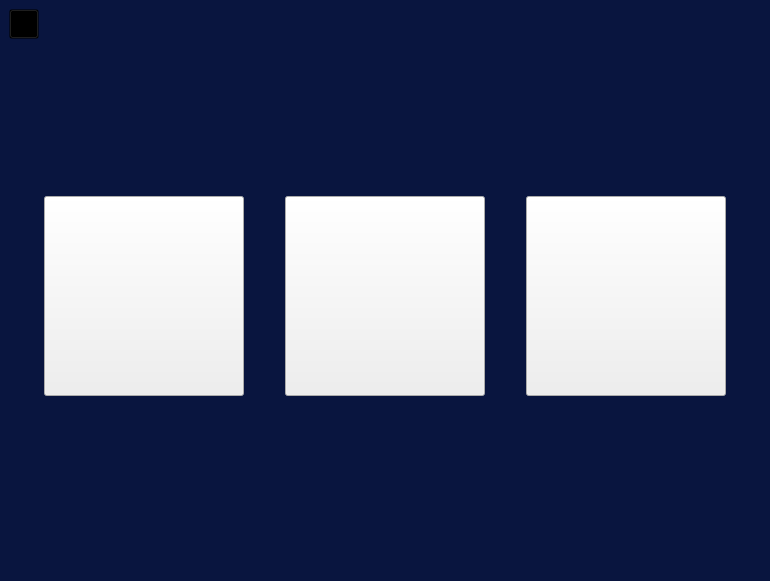
<?xml version="1.0" encoding="UTF-8"?>
<ui version="4.0">
 <class>GameMode</class>
 <widget class="QWidget" name="GameMode">
  <property name="geometry">
   <rect>
    <x>0</x>
    <y>0</y>
    <width>770</width>
    <height>581</height>
   </rect>
  </property>
  <property name="windowTitle">
   <string>Form</string>
  </property>
  <property name="styleSheet">
   <string notr="true">#GameMode{
background-color:rgb(9, 21, 63);
}</string>
  </property>
  <layout class="QVBoxLayout" name="verticalLayout">
   <property name="spacing">
    <number>0</number>
   </property>
   <property name="leftMargin">
    <number>0</number>
   </property>
   <property name="topMargin">
    <number>0</number>
   </property>
   <property name="rightMargin">
    <number>0</number>
   </property>
   <property name="bottomMargin">
    <number>0</number>
   </property>
   <item>
    <widget class="QStackedWidget" name="stackedWidget">
     <property name="styleSheet">
      <string notr="true"/>
     </property>
     <property name="currentIndex">
      <number>1</number>
     </property>
     <widget class="QWidget" name="page">
      <layout class="QHBoxLayout" name="horizontalLayout">
       <item>
        <spacer name="horizontalSpacer_2">
         <property name="orientation">
          <enum>Qt::Horizontal</enum>
         </property>
         <property name="sizeHint" stdset="0">
          <size>
           <width>176</width>
           <height>20</height>
          </size>
         </property>
        </spacer>
       </item>
       <item>
        <layout class="QVBoxLayout" name="verticalLayout_2">
         <item>
          <spacer name="verticalSpacer_2">
           <property name="orientation">
            <enum>Qt::Vertical</enum>
           </property>
           <property name="sizeHint" stdset="0">
            <size>
             <width>20</width>
             <height>40</height>
            </size>
           </property>
          </spacer>
         </item>
         <item>
          <widget class="QPushButton" name="singleMode">
           <property name="minimumSize">
            <size>
             <width>200</width>
             <height>200</height>
            </size>
           </property>
           <property name="maximumSize">
            <size>
             <width>200</width>
             <height>200</height>
            </size>
           </property>
           <property name="font">
            <font>
             <pointsize>20</pointsize>
             <bold>true</bold>
            </font>
           </property>
           <property name="styleSheet">
            <string notr="true">QPushButton{
border-image:url(:/images/sgMode_normal.png);
}
QPushButton:hover
{
border-image:url(:/images/sgMode_hover.png);
}
QPushButton:pressed
{
border-image:url(:/images/sgMode_pressed.png);
}</string>
           </property>
           <property name="text">
            <string/>
           </property>
          </widget>
         </item>
         <item>
          <spacer name="verticalSpacer">
           <property name="orientation">
            <enum>Qt::Vertical</enum>
           </property>
           <property name="sizeHint" stdset="0">
            <size>
             <width>20</width>
             <height>40</height>
            </size>
           </property>
          </spacer>
         </item>
        </layout>
       </item>
       <item>
        <spacer name="horizontalSpacer">
         <property name="orientation">
          <enum>Qt::Horizontal</enum>
         </property>
         <property name="sizeHint" stdset="0">
          <size>
           <width>177</width>
           <height>20</height>
          </size>
         </property>
        </spacer>
       </item>
       <item>
        <layout class="QVBoxLayout" name="verticalLayout_3">
         <item>
          <spacer name="verticalSpacer_3">
           <property name="orientation">
            <enum>Qt::Vertical</enum>
           </property>
           <property name="sizeHint" stdset="0">
            <size>
             <width>20</width>
             <height>40</height>
            </size>
           </property>
          </spacer>
         </item>
         <item>
          <widget class="QPushButton" name="netMode">
           <property name="minimumSize">
            <size>
             <width>200</width>
             <height>200</height>
            </size>
           </property>
           <property name="maximumSize">
            <size>
             <width>200</width>
             <height>200</height>
            </size>
           </property>
           <property name="font">
            <font>
             <pointsize>20</pointsize>
             <bold>true</bold>
            </font>
           </property>
           <property name="styleSheet">
            <string notr="true">QPushButton{
border-image:url(:/images/netMode_normal.png);
}
QPushButton:hover
{
border-image:url(:/images/netMode_hover.png);
}
QPushButton:pressed
{
border-image:url(:/images/netMode_pressed.png);
}</string>
           </property>
           <property name="text">
            <string/>
           </property>
          </widget>
         </item>
         <item>
          <spacer name="verticalSpacer_4">
           <property name="orientation">
            <enum>Qt::Vertical</enum>
           </property>
           <property name="sizeHint" stdset="0">
            <size>
             <width>20</width>
             <height>40</height>
            </size>
           </property>
          </spacer>
         </item>
        </layout>
       </item>
       <item>
        <spacer name="horizontalSpacer_3">
         <property name="orientation">
          <enum>Qt::Horizontal</enum>
         </property>
         <property name="sizeHint" stdset="0">
          <size>
           <width>176</width>
           <height>20</height>
          </size>
         </property>
        </spacer>
       </item>
      </layout>
     </widget>
     <widget class="QWidget" name="page_2">
      <layout class="QVBoxLayout" name="verticalLayout_7">
       <item>
        <layout class="QHBoxLayout" name="horizontalLayout_3">
         <property name="spacing">
          <number>0</number>
         </property>
         <item>
          <widget class="QPushButton" name="backToGameMode">
           <property name="minimumSize">
            <size>
             <width>30</width>
             <height>30</height>
            </size>
           </property>
           <property name="maximumSize">
            <size>
             <width>30</width>
             <height>30</height>
            </size>
           </property>
           <property name="styleSheet">
            <string notr="true">background-color:rgba(0,0,0,0);
border-image:url(:/images/back.png);</string>
           </property>
           <property name="text">
            <string/>
           </property>
          </widget>
         </item>
         <item>
          <spacer name="horizontalSpacer_4">
           <property name="orientation">
            <enum>Qt::Horizontal</enum>
           </property>
           <property name="sizeHint" stdset="0">
            <size>
             <width>40</width>
             <height>20</height>
            </size>
           </property>
          </spacer>
         </item>
        </layout>
       </item>
       <item>
        <layout class="QHBoxLayout" name="horizontalLayout_4">
         <item>
          <spacer name="horizontalSpacer_6">
           <property name="orientation">
            <enum>Qt::Horizontal</enum>
           </property>
           <property name="sizeHint" stdset="0">
            <size>
             <width>40</width>
             <height>20</height>
            </size>
           </property>
          </spacer>
         </item>
         <item>
          <layout class="QVBoxLayout" name="verticalLayout_4">
           <item>
            <spacer name="verticalSpacer_7">
             <property name="orientation">
              <enum>Qt::Vertical</enum>
             </property>
             <property name="sizeType">
              <enum>QSizePolicy::Expanding</enum>
             </property>
             <property name="sizeHint" stdset="0">
              <size>
               <width>20</width>
               <height>40</height>
              </size>
             </property>
            </spacer>
           </item>
           <item>
            <widget class="QPushButton" name="autoCreatRoom">
             <property name="minimumSize">
              <size>
               <width>200</width>
               <height>200</height>
              </size>
             </property>
             <property name="maximumSize">
              <size>
               <width>200</width>
               <height>200</height>
              </size>
             </property>
             <property name="font">
              <font>
               <pointsize>22</pointsize>
               <bold>true</bold>
              </font>
             </property>
             <property name="styleSheet">
              <string notr="true">QPushButton{
border-image:url(:/images/autoCreat_normal.png);
}
QPushButton:hover
{
border-image:url(:/images/autoCreat_hover.png);
}
QPushButton:pressed
{
border-image:url(:/images/autoCreat_pressed.png);
}</string>
             </property>
             <property name="text">
              <string/>
             </property>
            </widget>
           </item>
           <item>
            <spacer name="verticalSpacer_8">
             <property name="orientation">
              <enum>Qt::Vertical</enum>
             </property>
             <property name="sizeHint" stdset="0">
              <size>
               <width>20</width>
               <height>40</height>
              </size>
             </property>
            </spacer>
           </item>
          </layout>
         </item>
         <item>
          <spacer name="horizontalSpacer_5">
           <property name="orientation">
            <enum>Qt::Horizontal</enum>
           </property>
           <property name="sizeHint" stdset="0">
            <size>
             <width>40</width>
             <height>20</height>
            </size>
           </property>
          </spacer>
         </item>
         <item>
          <layout class="QVBoxLayout" name="verticalLayout_5">
           <item>
            <spacer name="verticalSpacer_9">
             <property name="orientation">
              <enum>Qt::Vertical</enum>
             </property>
             <property name="sizeType">
              <enum>QSizePolicy::Expanding</enum>
             </property>
             <property name="sizeHint" stdset="0">
              <size>
               <width>20</width>
               <height>40</height>
              </size>
             </property>
            </spacer>
           </item>
           <item>
            <widget class="QPushButton" name="manualCreatRoom">
             <property name="minimumSize">
              <size>
               <width>200</width>
               <height>200</height>
              </size>
             </property>
             <property name="maximumSize">
              <size>
               <width>200</width>
               <height>200</height>
              </size>
             </property>
             <property name="font">
              <font>
               <pointsize>22</pointsize>
               <bold>true</bold>
              </font>
             </property>
             <property name="styleSheet">
              <string notr="true">QPushButton{
border-image:url(:/images/manual_normal.png);
}
QPushButton:hover
{
border-image:url(:/images/manual_hover.png);
}
QPushButton:pressed
{
border-image:url(:/images/manual_pressed.png);
}</string>
             </property>
             <property name="text">
              <string/>
             </property>
            </widget>
           </item>
           <item>
            <spacer name="verticalSpacer_10">
             <property name="orientation">
              <enum>Qt::Vertical</enum>
             </property>
             <property name="sizeHint" stdset="0">
              <size>
               <width>20</width>
               <height>40</height>
              </size>
             </property>
            </spacer>
           </item>
          </layout>
         </item>
         <item>
          <spacer name="horizontalSpacer_7">
           <property name="orientation">
            <enum>Qt::Horizontal</enum>
           </property>
           <property name="sizeHint" stdset="0">
            <size>
             <width>40</width>
             <height>20</height>
            </size>
           </property>
          </spacer>
         </item>
         <item>
          <layout class="QVBoxLayout" name="verticalLayout_6">
           <item>
            <spacer name="verticalSpacer_11">
             <property name="orientation">
              <enum>Qt::Vertical</enum>
             </property>
             <property name="sizeType">
              <enum>QSizePolicy::Expanding</enum>
             </property>
             <property name="sizeHint" stdset="0">
              <size>
               <width>20</width>
               <height>40</height>
              </size>
             </property>
            </spacer>
           </item>
           <item>
            <widget class="QPushButton" name="searchRoom">
             <property name="minimumSize">
              <size>
               <width>200</width>
               <height>200</height>
              </size>
             </property>
             <property name="maximumSize">
              <size>
               <width>200</width>
               <height>200</height>
              </size>
             </property>
             <property name="font">
              <font>
               <pointsize>22</pointsize>
               <bold>true</bold>
              </font>
             </property>
             <property name="styleSheet">
              <string notr="true">QPushButton{
border-image:url(:/images/searchRoom_normal.png);
}
QPushButton:hover
{
border-image:url(:/images/searchRoom_hover.png);
}
QPushButton:pressed
{
border-image:url(:/images/searchRoom_pressed.png);
}</string>
             </property>
             <property name="text">
              <string/>
             </property>
            </widget>
           </item>
           <item>
            <spacer name="verticalSpacer_12">
             <property name="orientation">
              <enum>Qt::Vertical</enum>
             </property>
             <property name="sizeHint" stdset="0">
              <size>
               <width>20</width>
               <height>40</height>
              </size>
             </property>
            </spacer>
           </item>
          </layout>
         </item>
         <item>
          <spacer name="horizontalSpacer_8">
           <property name="orientation">
            <enum>Qt::Horizontal</enum>
           </property>
           <property name="sizeHint" stdset="0">
            <size>
             <width>40</width>
             <height>20</height>
            </size>
           </property>
          </spacer>
         </item>
        </layout>
       </item>
       <item>
        <widget class="QLabel" name="tip">
         <property name="minimumSize">
          <size>
           <width>0</width>
           <height>20</height>
          </size>
         </property>
         <property name="maximumSize">
          <size>
           <width>16777215</width>
           <height>20</height>
          </size>
         </property>
         <property name="styleSheet">
          <string notr="true">color:white</string>
         </property>
         <property name="text">
          <string/>
         </property>
         <property name="alignment">
          <set>Qt::AlignCenter</set>
         </property>
        </widget>
       </item>
      </layout>
     </widget>
    </widget>
   </item>
  </layout>
 </widget>
 <resources/>
 <connections/>
</ui>
